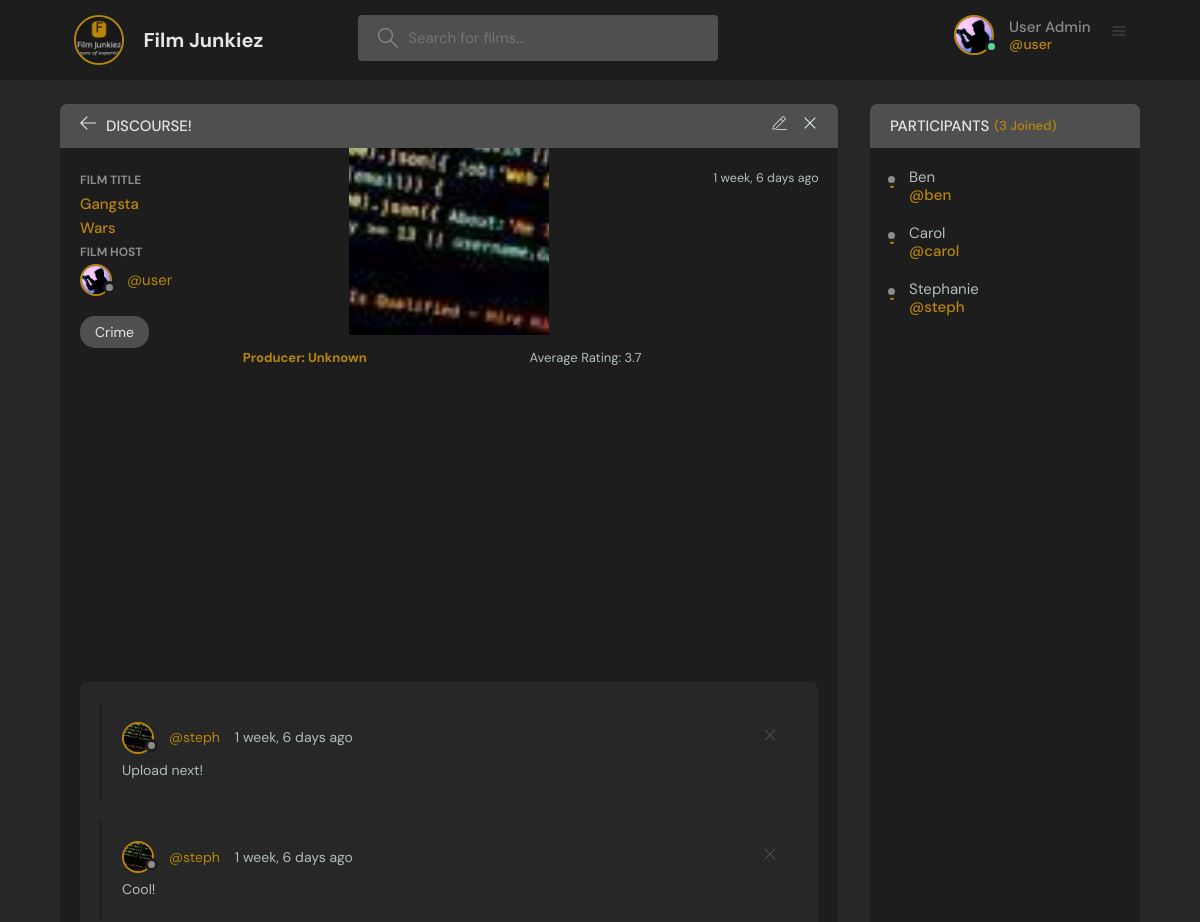
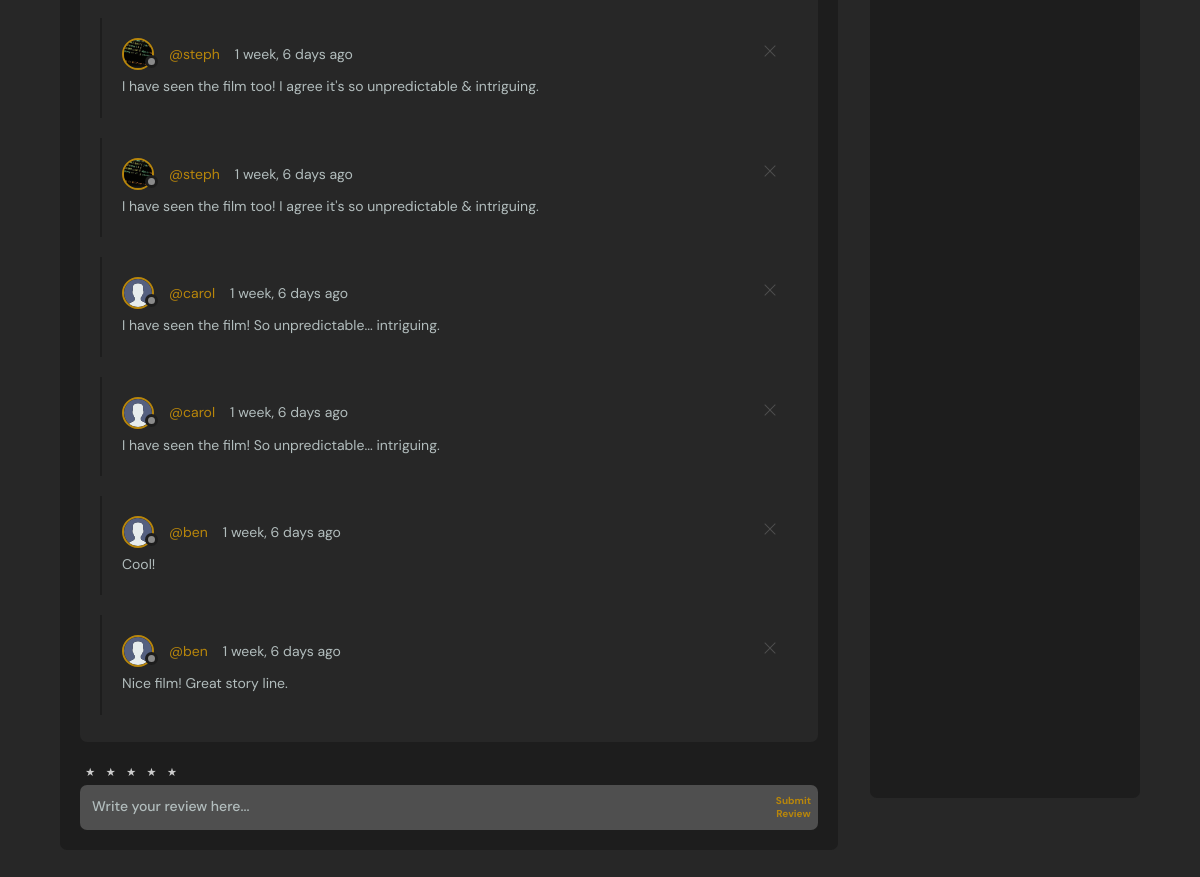
The page /film/2/ (signed in) on the database its author committed (2 pictures, top to bottom).
### base/models.py (models this page shows, shortened)
class User(AbstractUser):
    name = models.CharField(max_length=200, null=True)
    email = models.EmailField(unique=True, null=True)
    bio = models.TextField(null=True)
    avatar = models.ImageField(null=True, default="avatar.svg")
    USERNAME_FIELD = 'email'
    REQUIRED_FIELDS = ['username']

class Film(models.Model):
    host = models.ForeignKey(User, on_delete=models.SET_NULL, null=True)
    category = models.ForeignKey(Category, on_delete=models.SET_NULL, null=True)
    title = models.CharField(max_length=200)
    description = models.TextField(null=True, blank=True)
    director = models.CharField(max_length=200, default='Unknown')
    lead = models.CharField(max_length=200, default='Unknown')
    release_date = models.DateTimeField(null=True, blank=True)
    duration = models.IntegerField(null=True, blank=True)
    participants = models.ManyToManyField(User, related_name="participants", blank=True)
    updated = models.DateTimeField(auto_now=True)
    created = models.DateTimeField(auto_now_add=True)
    image = models.ImageField(blank=True, null=True, upload_to="film_img")
    video = models.FileField(blank=True, null=True, upload_to="film_videos", help_text="Upload an MP4 video file")
    average_rating = models.FloatField(null=True, blank=True)
    class Meta:
        ordering = ["-updated", "-created"]
    if image is True:
        def save(self, *args, **kwargs):
            super().save()
            img = ImageOps.contain(Image.open(self.image.path), (200, 200), method=3)
            img.save(self.image.path)
            if not self.pk and self.video:
                pass
            super().save(*args, **kwargs)

class Category(models.Model):
    title = models.CharField(max_length=200)
    def __str__(self) -> str:
        return self.title

class Review(models.Model):
    user = models.ForeignKey(User, on_delete=models.CASCADE)
    film = models.ForeignKey(Film, on_delete=models.CASCADE)
    rating = models.PositiveSmallIntegerField(
        validators=[MinValueValidator(0), MaxValueValidator(5)],
    null=True, blank=True)
    body = models.TextField()
    updated = models.DateTimeField(auto_now=True)
    created = models.DateTimeField(auto_now_add=True)
    class Meta:
        ordering = ["-updated", "-created"]

### base/views.py (the view, shortened to what this page needs)
# urls.py: path("film/<str:pk>/", views.film, name="film"),
def film(request, pk):
    film = get_object_or_404(Film, id=pk)
    reviews = film.review_set.all()
    participants = film.participants.all()
    following_host = request.user.is_authenticated and request.user != film.host \
                     and UserFollows.objects.filter(followed_user=film.host, user=request.user).exists()
    user_rated = Review.objects.filter(user=request.user, film=film).exists()
    average_rating = Review.objects.filter(film=film).aggregate(Avg('rating'))['rating__avg']
    context = {
        "film": film,
        "film_reviews": reviews,
        "participants": participants,
        "average_rating": average_rating,
        "video_url": film.video.url if film.video else None
        }
    return render(request, "base/film.html", context)

### base/templates/base/film.html (shortened to what this page needs)
{% extends 'main.html' %}
{% block content %}
<main class="profile-page layout layout--2">
  <div class="container">
    <div class="film">
      <div class="film__top">
        <div class="film__topLeft">
          <a href="{% url 'home' %}">
            <svg version="1.1" xmlns="http://www.w3.org/2000/svg" width="32" height="32" viewBox="0 0 32 32">
              <title>arrow-left</title>
              <path
                d="M13.723 2.286l-13.723 13.714 13.719 13.714 1.616-1.611-10.96-10.96h27.625v-2.286h-27.625l10.965-10.965-1.616-1.607z">
              </path>
            </svg>
          </a>
          <h3>Discourse!</h3>
        </div>
        <div class="film__topRight">
          {% if film.host == request.user %}
          <a href="{% url 'update-film' film.id %}">
          </a>
          {% endif %}
          {% if film.host == request.user or request.user.is_superuser %}
          <a href="{% url 'delete-film' film.id %}">
            <svg version="1.1" xmlns="http://www.w3.org/2000/svg" width="32" height="32" viewBox="0 0 32 32">
              <title>remove</title>
              <path
                d="M27.314 6.019l-1.333-1.333-9.98 9.981-9.981-9.981-1.333 1.333 9.981 9.981-9.981 9.98 1.333 1.333 9.981-9.98 9.98 9.98 1.333-1.333-9.98-9.98 9.98-9.981z">
              </path>
            </svg>
          </a>
          {% endif %}
        </div>
      </div>
      <div class="film__box scroll">
        <div class="film__header scroll">
          <div class="film__info">
            <div class='film__hosted'>
              <p>Film Title</p>
              <h3>{{film.title}}</h3>
            </div>
            {% if film.image %}
            <div class="filmListFilm__box">
              <div class="filmListFilm__image">
                <a href="{% url 'film-details' film.id %}">
                  <img src="{{ film.image.url }}" alt="{{ film.title }}" />
                </a>
              </div>
            </div>
            {% endif %}
            <div class="filmListFilm__review__director-rating">
              <div class="filmListFilm__review__director">
                <h4> Producer: {{ film.director }}</h4>
              </div>
              <div class="filmListFilm__review__average-rating">
                <p>
                  Average Rating: {% if average_rating %}{{ average_rating|floatformat:1 }}{% else %}Not yet rated{% endif %}
                </p>
              </div>
            </div>
            <span>{{film.created|timesince}} ago</span>
          </div>
        <div class="film__hosted">
          <p>Film Host</p>
          <a href="{% url 'user-profile' film.host.id %}" class="film__author">
            <div class="avatar avatar--small">
              <img src="{{film.host.avatar.url}}" />
            </div>
            <span>@{{film.host.username}}</span>
          </a>
        </div>
        <span class="film__categories">{{film.category}}</span>
        </div>
        <div class="film__conversation">
          <div class="threads scroll">
            {% for review in film_reviews %}
            <div class="thread">
              <div class="thread__top">
                <div class="thread__author">
                  <a href="{% url 'user-profile' review.user.id %}" class="thread__authorInfo">
                    <div class="avatar avatar--small">
                      <img src="{{review.user.avatar.url}}" />
                    </div>
                    <span>@{{review.user.username}}</span>
                  </a>
                  <span class="thread__date">{{review.created|timesince}} ago</span>
                </div>
                {% if review.user == request.user or request.user.is_superuser %}
                <a href="{% url 'delete-review' review.id %}">
                  <div class="thread__delete">
                    <svg version="1.1" xmlns="http://www.w3.org/2000/svg" width="32" height="32" viewBox="0 0 32 32">
                      <title>remove</title>
                      <path
                        d="M27.314 6.019l-1.333-1.333-9.98 9.981-9.981-9.981-1.333 1.333 9.981 9.981-9.981 9.98 1.333 1.333 9.981-9.98 9.98 9.98 1.333-1.333-9.98-9.98 9.98-9.981z">
                      </path>
                    </svg>
                  </div>
                </a>
                {% endif %}
              </div>
              <div class="thread__details">
                {{review.body}}
              </div>
            </div>
            {% endfor %}
          </div>
        </div>
      </div>
      <div class="film__message">
        <form action="{% url 'film' film.id %}" method="POST">
            <div class="filmListFilm__rating">
              <div class="rating">
                  {% for value in '54321' %}
                      <label for="star{{ value }}" title="{{ value }} stars">★</label>
                  {% endfor %}
              </div>
            </div>
            <textarea name="body" placeholder="Write your review here..."></textarea>
            <button type="submit">Submit Review</button>
        </form>
      </div>
    </div>
    <div class="participants">
      <h3 class="participants__top">Participants <span>({{participants.count}} Joined)</span></h3>
      <div class="participants__list scroll">
        {% for user in participants %}
        <a href="{%  url 'user-profile' user.id %}" class="participant">
          <div class="avatar avatar--medium">
          </div>
          <p>
            {{user.name}}
            <span>@{{user.username}}</span>
          </p>
        </a>
        {% endfor %}
      </div>
    </div>
  </div>
</main>
{% endblock content %}

### templates/navbar.html (shortened to what this page needs)
{% load static %}
<header class="header header--loggedIn">
    <div class="container">
      <a href="{% url 'home' %}" class="header__logo">
        <img src="{% static 'img/film_junkiez_logo.png' %}" alt="image logo">
        <h1>Film Junkiez</h1>
      </a>
      <form class="header__search" method="GET" action="{% url 'home' %}">
        <label>
          <input name="q" placeholder="Search for films..." />
        </label>
      </form>
      <nav class="header__menu">
        {% if request.user.is_authenticated %}
        <div class="header__user">
          <a href="{% url 'user-profile' user.id %}">
            <div class="avatar avatar--medium active">
              <img src="{{request.user.avatar.url}}" />
            </div>
            <p>{{request.user.name}} <span>@{{request.user.username}}</span></p>
          </a>
          <button class="dropdown-button">
            <svg version="1.1" xmlns="http://www.w3.org/2000/svg" width="32" height="32" viewBox="0 0 32 32">
              <title>More</title>
              <path d="M3 3h26v2h-26v-2zM3 11h26v2h-26v-2zM3 19h26v2h-26v-2z"></path>
            </svg>
          </button>
        </div>
        {% else %}
        <a href="{% url 'login' %}">
          <img src="{% static 'img/avatar.svg' %}" />
          <p>Login</p>
        </a>
        {% endif %}
      </nav>
    </div>
  </header>

### rows shown on the page
User: user.avatar (placeholder picture), user.name "User Admin", user.username "user"
Film: title "Gangsta Wars", image (picture), director "Unknown", created "1 week, 6 days", host.avatar (placeholder picture), host.username "user", category "Crime"
Review: user.avatar (picture), user.username "steph", created "1 week, 6 days", body "Upload next!"
Review: user.avatar (picture), user.username "steph", created "1 week, 6 days", body "Cool!"
Review: user.avatar (picture), user.username "steph", created "1 week, 6 days", body "I have seen the film too! I agree it's so unpredictable & intriguing."
Review: user.avatar (picture), user.username "steph", created "1 week, 6 days", body "I have seen the film too! I agree it's so unpredictable & intriguing."
Review: user.avatar (placeholder picture), user.username "carol", created "1 week, 6 days", body "I have seen the film! So unpredictable... intriguing."
Review: user.avatar (placeholder picture), user.username "carol", created "1 week, 6 days", body "I have seen the film! So unpredictable... intriguing."
Review: user.avatar (placeholder picture), user.username "ben", created "1 week, 6 days", body "Cool!"
Review: user.avatar (placeholder picture), user.username "ben", created "1 week, 6 days", body "Nice film! Great story line."
User: name "Ben", username "ben"
User: name "Carol", username "carol"
User: name "Stephanie", username "steph"

### other values the page prints
{{ average_rating|floatformat:1 }} "3.7"
{{ participants.count }} "3"
